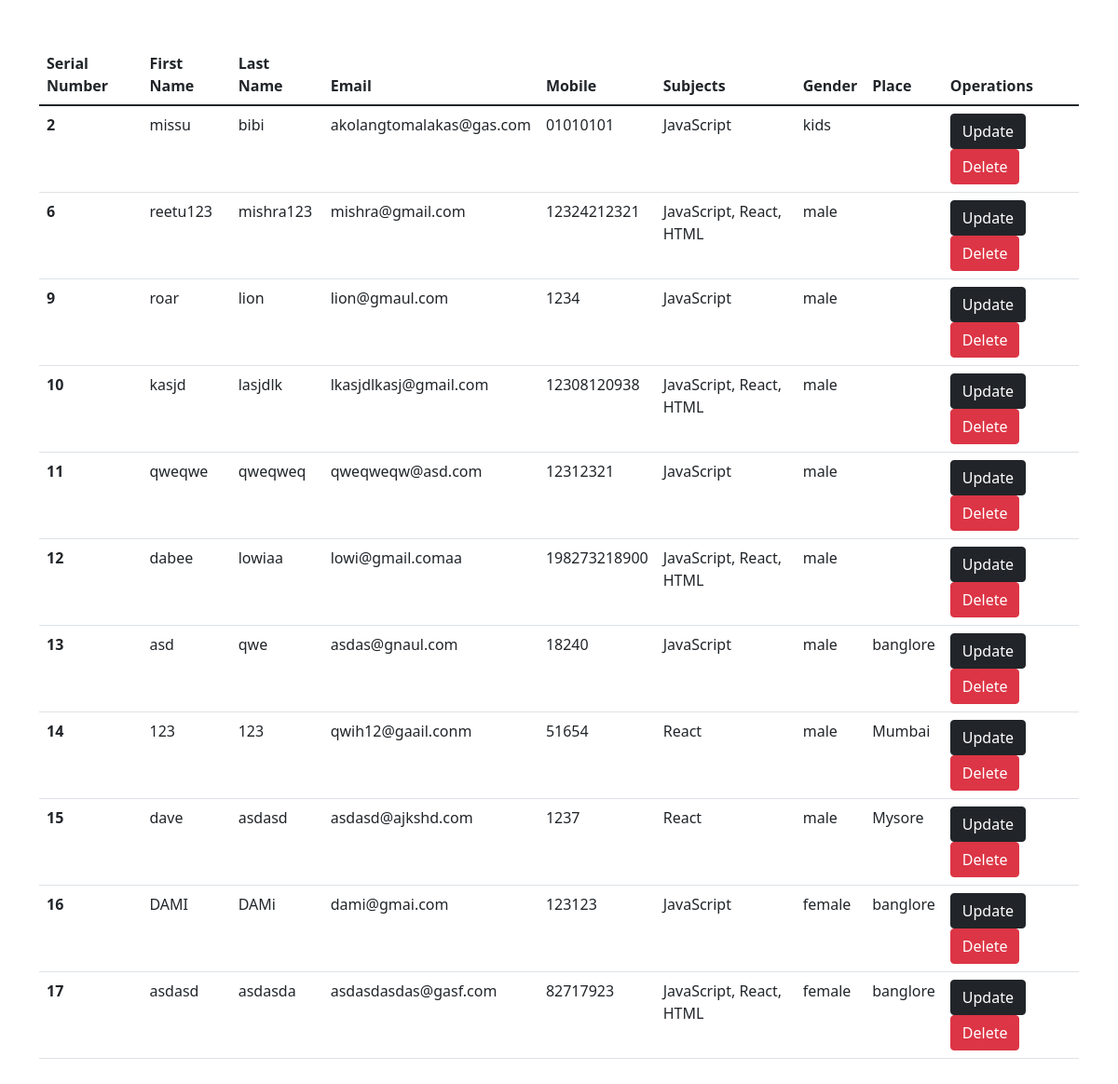
Page /SeriesCRUD/read.php on the committed database.
### tables this page shows
CREATE TABLE `seriescrud` (
  `id` int(11) NOT NULL,
  `fname` varchar(100) NOT NULL,
  `lname` varchar(100) NOT NULL,
  `email` varchar(255) NOT NULL,
  `mobile` varchar(20) NOT NULL,
  `multipleData` varchar(255) NOT NULL,
  `gender` enum('male','female','kids','') NOT NULL,
  `place` varchar(255) NOT NULL
);

### SeriesCRUD/read.php (the view, shortened to what this page needs)
<?php
include 'connect.php';
?>
<!doctype html>
<html lang="en">
  <head>
    <link href="https://cdn.jsdelivr.net/npm/bootstrap@5.1.3/dist/css/bootstrap.min.css" rel="stylesheet">
  </head>
  <body>
   <div class="container my-5">
   <table class="table">
  <thead>
    <tr>
      <th scope="col">Serial Number</th>
      <th scope="col">First Name</th>
      <th scope="col">Last Name</th>
      <th scope="col">Email</th>
      <th scope="col">Mobile</th>
      <th scope="col">Subjects</th>
      <th scope="col">Gender</th>
      <th scope="col">Place</th>
      <th scope="col">Operations</th>
    </tr>
  </thead>
  <tbody>
<?php
$sql = "SELECT * FROM `seriescrud`";
$result = mysqli_query($con,$sql);
while( $row = mysqli_fetch_array($result) ){
    $id = $row['id'];
    $fname = $row['fname'];
    $lname = $row['lname'];
    $email = $row['email'];
    $mobile = $row['mobile'];
    $datas  = $row['multipleData'];
    $gender = $row['gender'];
    $place = $row['place'];
    echo '
    <tr>
      <th scope="row">'.$id.'</th>
      <td>'.$fname.'</td>
      <td>'.$lname.'</td>
      <td>'.$email.'</td>
      <td>'.$mobile.'</td>
      <td>'.$datas.'</td>
      <td>'.$gender.'</td>
      <td>'.$place.'</td>
      <td>
    <a href="update.php?updateid='.$id.' " class= "btn btn-dark"> Update</a>
    <a href="delete.php?deleteid='.$id.' " class= "btn btn-danger"> Delete</a>
   </td>
    </tr>
    ';
}
?>
  </tbody>
</table>
   </div>
  </body>
</html>

### rows in the picture
seriescrud: id "2", fname "missu", lname "bibi", email "akolangtomalakas@gas.com", mobile "01010101", multipleData "JavaScript", gender "kids"
seriescrud: id "6", fname "reetu123", lname "mishra123", email "mishra@gmail.com", mobile "12324212321", multipleData "JavaScript, React, HTML", gender "male"
seriescrud: id "9", fname "roar", lname "lion", email "lion@gmaul.com", mobile "1234", multipleData "JavaScript", gender "male"
seriescrud: id "10", fname "kasjd", lname "lasjdlk", email "lkasjdlkasj@gmail.com", mobile "12308120938", multipleData "JavaScript, React, HTML", gender "male"
seriescrud: id "11", fname "qweqwe", lname "qweqweq", email "qweqweqw@asd.com", mobile "12312321", multipleData "JavaScript", gender "male"
seriescrud: id "12", fname "dabee", lname "lowiaa", email "lowi@gmail.comaa", mobile "198273218900", multipleData "JavaScript, React, HTML", gender "male"
seriescrud: id "13", fname "asd", lname "qwe", email "asdas@gnaul.com", mobile "18240", multipleData "JavaScript", gender "male", place "banglore"
seriescrud: id "14", fname "123", lname "123", email "qwih12@gaail.conm", mobile "51654", multipleData "React", gender "male", place "Mumbai"
seriescrud: id "15", fname "dave", lname "asdasd", email "asdasd@ajkshd.com", mobile "1237", multipleData "React", gender "male", place "Mysore"
seriescrud: id "16", fname "DAMI", lname "DAMi", email "dami@gmai.com", mobile "123123", multipleData "JavaScript", gender "female", place "banglore"
seriescrud: id "17", fname "asdasd", lname "asdasda", email "asdasdasdas@gasf.com", mobile "82717923", multipleData "JavaScript, React, HTML", gender "female", place "banglore"
